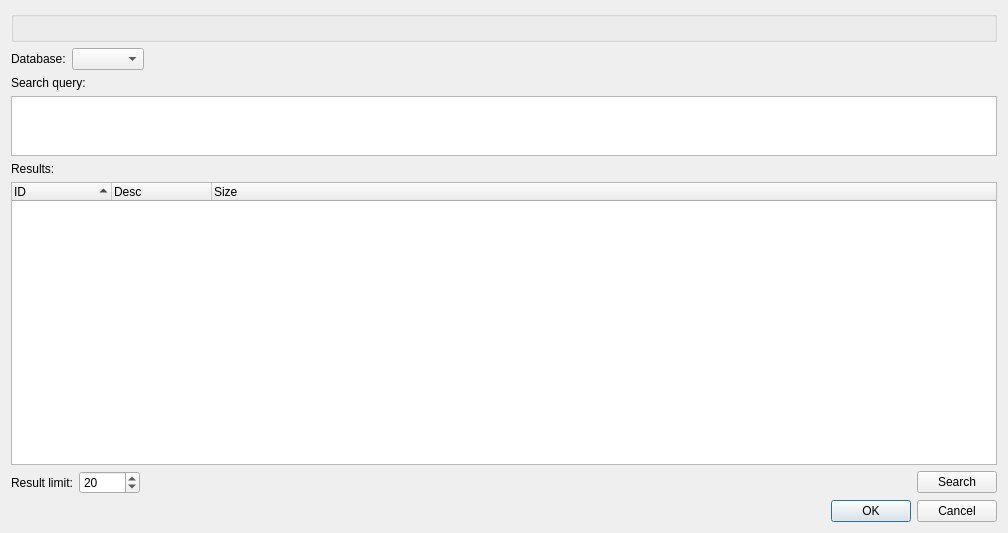
<?xml version="1.0" encoding="UTF-8"?>
<ui version="4.0">
 <class>SearchGenbankSequenceDialog</class>
 <widget class="QDialog" name="SearchGenbankSequenceDialog">
  <property name="geometry">
   <rect>
    <x>0</x>
    <y>0</y>
    <width>1008</width>
    <height>533</height>
   </rect>
  </property>
  <property name="minimumSize">
   <size>
    <width>612</width>
    <height>533</height>
   </size>
  </property>
  <property name="windowTitle">
   <string>NCBI Sequence Search</string>
  </property>
  <layout class="QVBoxLayout" name="verticalLayout">
   <property name="sizeConstraint">
    <enum>QLayout::SetMinAndMaxSize</enum>
   </property>
   <item>
    <widget class="QGroupBox" name="queryBuilderBox">
     <property name="title">
      <string/>
     </property>
     <layout class="QVBoxLayout" name="verticalLayout_2"/>
    </widget>
   </item>
   <item>
    <layout class="QHBoxLayout" name="horizontalLayout">
     <item>
      <widget class="QLabel" name="label_3">
       <property name="text">
        <string>Database:</string>
       </property>
      </widget>
     </item>
     <item>
      <widget class="QComboBox" name="databaseBox"/>
     </item>
     <item>
      <spacer name="horizontalSpacer_2">
       <property name="orientation">
        <enum>Qt::Horizontal</enum>
       </property>
       <property name="sizeHint" stdset="0">
        <size>
         <width>40</width>
         <height>20</height>
        </size>
       </property>
      </spacer>
     </item>
    </layout>
   </item>
   <item>
    <widget class="QLabel" name="label">
     <property name="text">
      <string>Search query:</string>
     </property>
    </widget>
   </item>
   <item>
    <widget class="QTextEdit" name="queryEdit">
     <property name="maximumSize">
      <size>
       <width>16777215</width>
       <height>60</height>
      </size>
     </property>
     <property name="readOnly">
      <bool>true</bool>
     </property>
    </widget>
   </item>
   <item>
    <layout class="QHBoxLayout" name="horizontalLayout_3"/>
   </item>
   <item>
    <widget class="QLabel" name="label_2">
     <property name="text">
      <string>Results:</string>
     </property>
    </widget>
   </item>
   <item>
    <widget class="QTreeWidget" name="treeWidget">
     <property name="selectionMode">
      <enum>QAbstractItemView::ExtendedSelection</enum>
     </property>
     <property name="sortingEnabled">
      <bool>true</bool>
     </property>
     <property name="animated">
      <bool>true</bool>
     </property>
     <column>
      <property name="text">
       <string>ID</string>
      </property>
     </column>
     <column>
      <property name="text">
       <string>Desc</string>
      </property>
     </column>
     <column>
      <property name="text">
       <string>Size</string>
      </property>
     </column>
    </widget>
   </item>
   <item>
    <layout class="QHBoxLayout" name="horizontalLayout_2">
     <item>
      <widget class="QLabel" name="label_4">
       <property name="text">
        <string>Result limit:</string>
       </property>
      </widget>
     </item>
     <item>
      <widget class="QSpinBox" name="resultLimitBox">
       <property name="minimum">
        <number>1</number>
       </property>
       <property name="maximum">
        <number>65535</number>
       </property>
       <property name="value">
        <number>20</number>
       </property>
      </widget>
     </item>
     <item>
      <spacer name="horizontalSpacer_3">
       <property name="orientation">
        <enum>Qt::Horizontal</enum>
       </property>
       <property name="sizeHint" stdset="0">
        <size>
         <width>40</width>
         <height>20</height>
        </size>
       </property>
      </spacer>
     </item>
     <item>
      <widget class="QPushButton" name="searchButton">
       <property name="text">
        <string>Search</string>
       </property>
      </widget>
     </item>
    </layout>
   </item>
   <item>
    <widget class="QDialogButtonBox" name="buttonBox">
     <property name="standardButtons">
      <set>QDialogButtonBox::Cancel|QDialogButtonBox::Ok</set>
     </property>
    </widget>
   </item>
  </layout>
 </widget>
 <resources/>
 <connections>
  <connection>
   <sender>buttonBox</sender>
   <signal>rejected()</signal>
   <receiver>SearchGenbankSequenceDialog</receiver>
   <slot>reject()</slot>
   <hints>
    <hint type="sourcelabel">
     <x>374</x>
     <y>519</y>
    </hint>
    <hint type="destinationlabel">
     <x>372</x>
     <y>268</y>
    </hint>
   </hints>
  </connection>
 </connections>
</ui>
